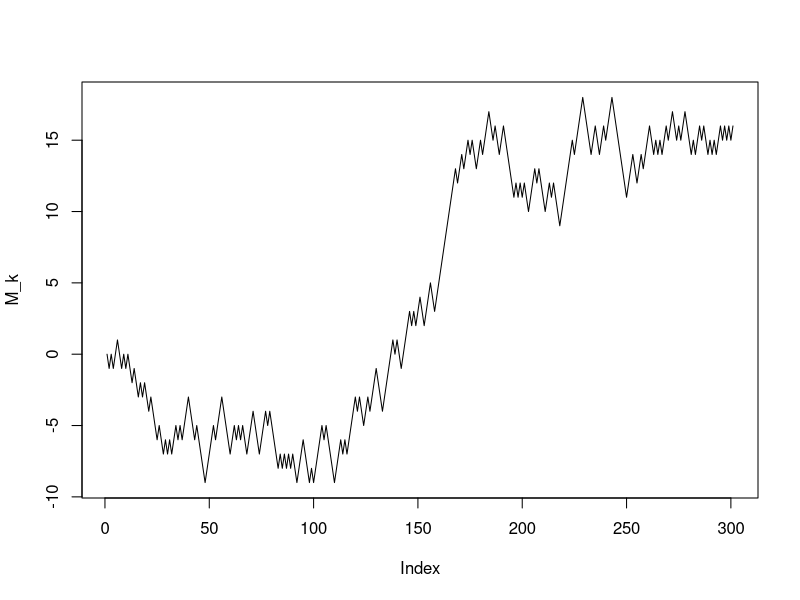
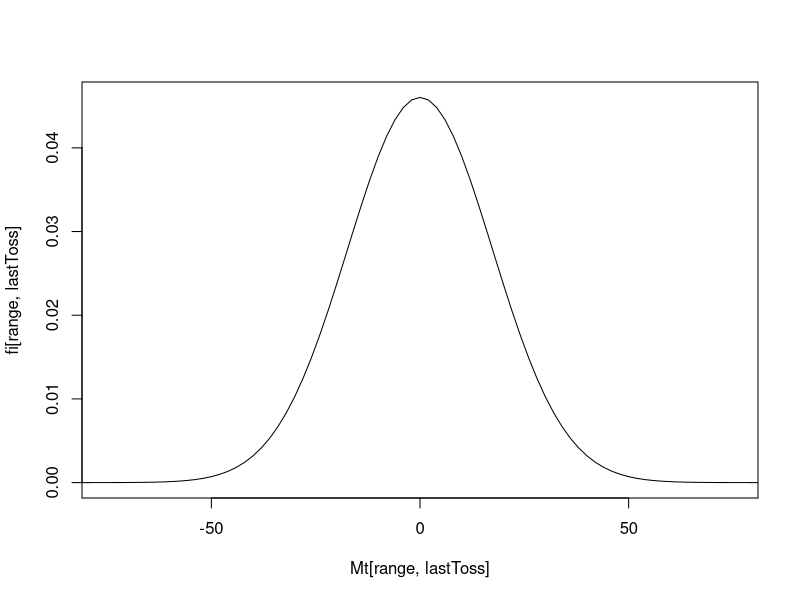
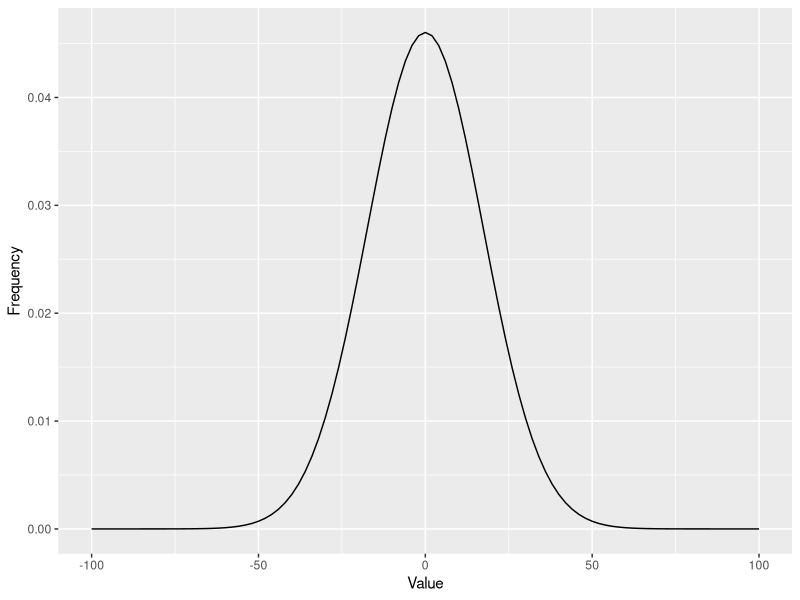

These figures' R source, in order: (Note: this script raises an error after producing the figures.)

# Probability measure:
p <- 1/2
q <- 1 - p
size <- 300
spread <- 3000
M <- 0
### 
# Mt and fi are dataframe with size = (size + 1) * (size + 1)
# All value inside Mt and fi are zero.
# check ate Initialisation section for size value.
### 
Mt <- fi <- data.frame(matrix(rep(0, (size + 1)^2), nrow = size + 1))
l <- 300
k <- 200
##
# Generation
##
X <- sample(x = c(-1, 1),
            size = size,
            replace = T,
            prob = c(p, q)
)
# Following lines must be changed into apply type function:
for(i in 1:size) 
  M[i + 1] <- sum(X[1:i]) # i + 1 because M[0] from theory is indeed represented by M[1] in this code.
# Same result with apply type function:
M_k <- c(0, 
         sapply(seq_along(X), function(x){sum(X[1:x])}))


##
# Check by plot
##
png(filename = 'SymmetricRandomWalk.png')
plot(M_k,
     type = 'l')
dev.off()

################################################################################
# Creation of a 300 steps random walk
################################################################################
##
# Construction of the theoretical Random Variable M based on the filtration F(t)
# See document "randomWalkDistributionAnalysis.jgp"
##
# Usual wrong way:
# Profiling give 1200 Ms
for(j in 1:(size + 1))
  for(i in 1:j)
    Mt[i,j] <- (j-i) + (1-i)

# Functional Way:
# No information from profiler: too fast
dim_x <- dim_y <- 1:(size + 1)
o <- outer(dim_x, 
           dim_y, 
           FUN=function(r,c){(r-c) + (1-c)} )
to <- t(o)
subset <- upper.tri(to, diag = T)
Mk <- to * subset

##
# Construction of the distribution of the theoretical random variable
##
 # Usual wrong way:
# Profiling give 1200 Ms
for(j in 1:(size+1))
  for(i in 1:j)
    fi[i, j] <- choose((j-1), 
                       (j-i)) * p^(j-1)

# Same results following funcional way
o <- outer(dim_x,
           dim_y,
           FUN = function(i, j){choose((j-1), (j-i)) * p^(j-1)})

##
# Graph of the Theoretical distribution
##

png(filename = 'SymmRandWalkTheoretiaclDistrib.png')
range <- 1:ncol(Mk)
lastToss <- ncol(Mk)
# Using plot
plot(Mt[range, lastToss],
     fi[range, lastToss], 
     type = 'l', 
     xlim = c(-75, 75))
# Using ggplot
# data.frame which map distribution and random variable:
distributionSymRanWal <- data.frame(
  Value = Mt[range, lastToss],
  Frequency = fi[range, lastToss]
)

# For the sake of visibility the limit of X axis has been set to [-100, 100]
library(ggplot2)
ggplot(data = distributionSymRanWal, aes(Value, Frequency)) +
  geom_line() +
  scale_x_continuous(limits = c(-100, 100))



dev.off()

################################################################################
# Check the martingale property of symmetric random walk.
################################################################################
#
# With l > k, show that:
# E[Ml|F(k)] = Mk

##
# first: simple NOT CONDITIONAL Expectation
# E[M200] should equal zero because:
# M0 = 0 and Because Mt is a martingale thus:
# E[M200|f(0)] = E[M200] - 0
##
EM200 = sum(Mt[1:200, 200] * fi[1:200, 200]) # equal zero.

##
# Expectation of Mt_l at k
# denoted by: E[Mt_l|f(k)], with k < l
##
##
# Variables
##
from <- 2 # Departure of the Expectation
k <- 4 # To get the filtration point 
l <- 19 # Give the period to be expected
interval <- l-k
df <- data.frame(matrix(
  rep(0, (interval+1)^2),
  nrow = (interval+1)
))
##
# Partionated Symmetric Random Walk
##
df[1:(1+interval), 1:(1+interval)] <- Mt[from:(from + interval), k:l]
##
# Con 
##

fi <- data.frame(matrix(rep(0, (l-k + 1)^2), nrow = l-k + 1))
for(j in 1:(l-k+1))
  for(i in 1:j)
    fi[i, j] <- choose((j-1), (i-1)) * p^(j-1)#((j-1)*p^(j-1))/(factorial(j-1)*factorial(1+i))
# Finally compute the expectation E[Mt_l|f(k)]:
sum(df[, l-k+1] * fi[, l-k+1]) #Yeah it is a fucking matringale

########################################
# Create a 300 steps random walk
########################################
size <- 3000
spread <- 300000
Xs <- list()
for(i in 1:spread)
  Xs[[i]] <- sample(x = c(-1, 1),
                    replace = T,
                    prob = c(p, q),
                    size = size)

Wn <- vector()
for(i in 1:spread)
  Wn[i] <- sum(Xs[[i]])
png(filename = 'RandomWalkDistribution.png')

hist(Wn)
dev.off()

























